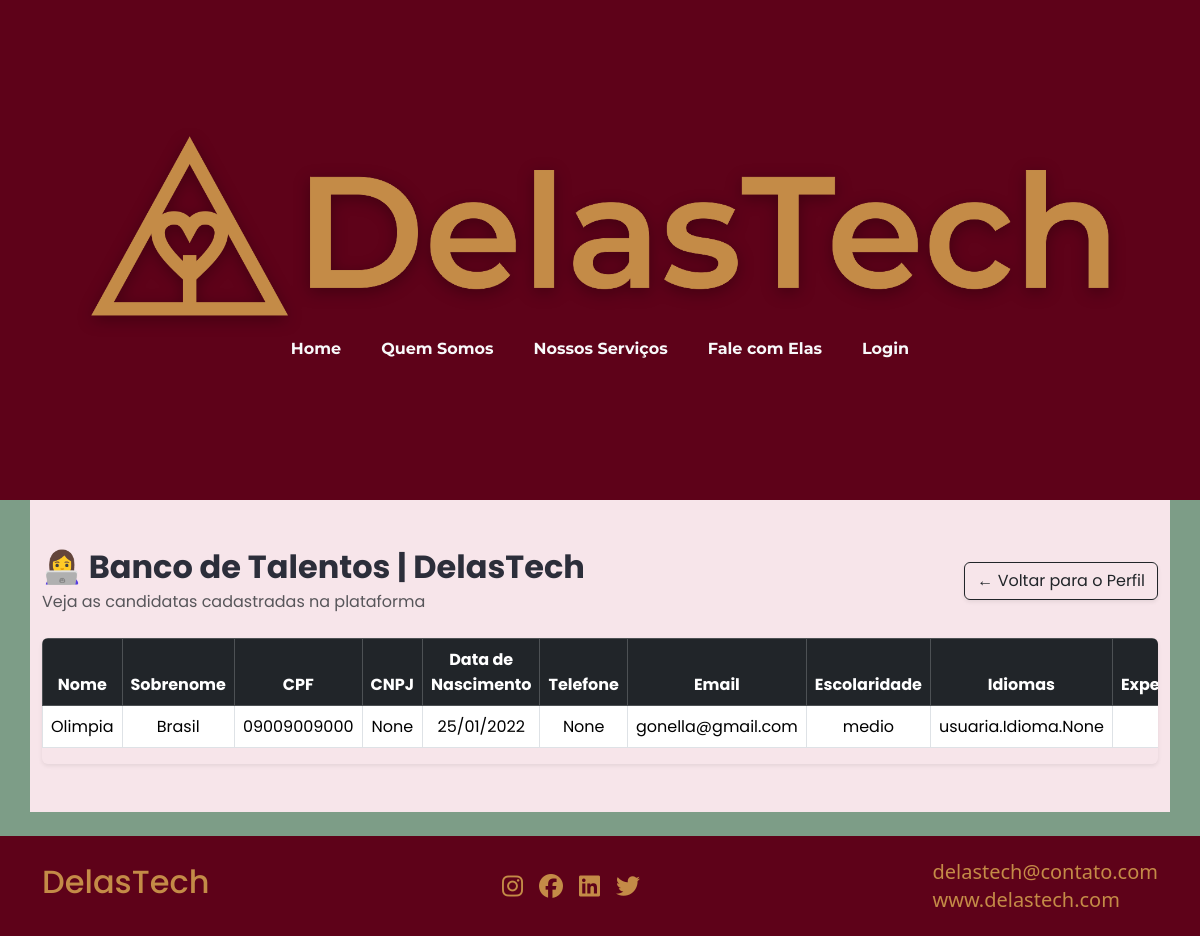
Before: /elas/candidatas/ with the older database file.
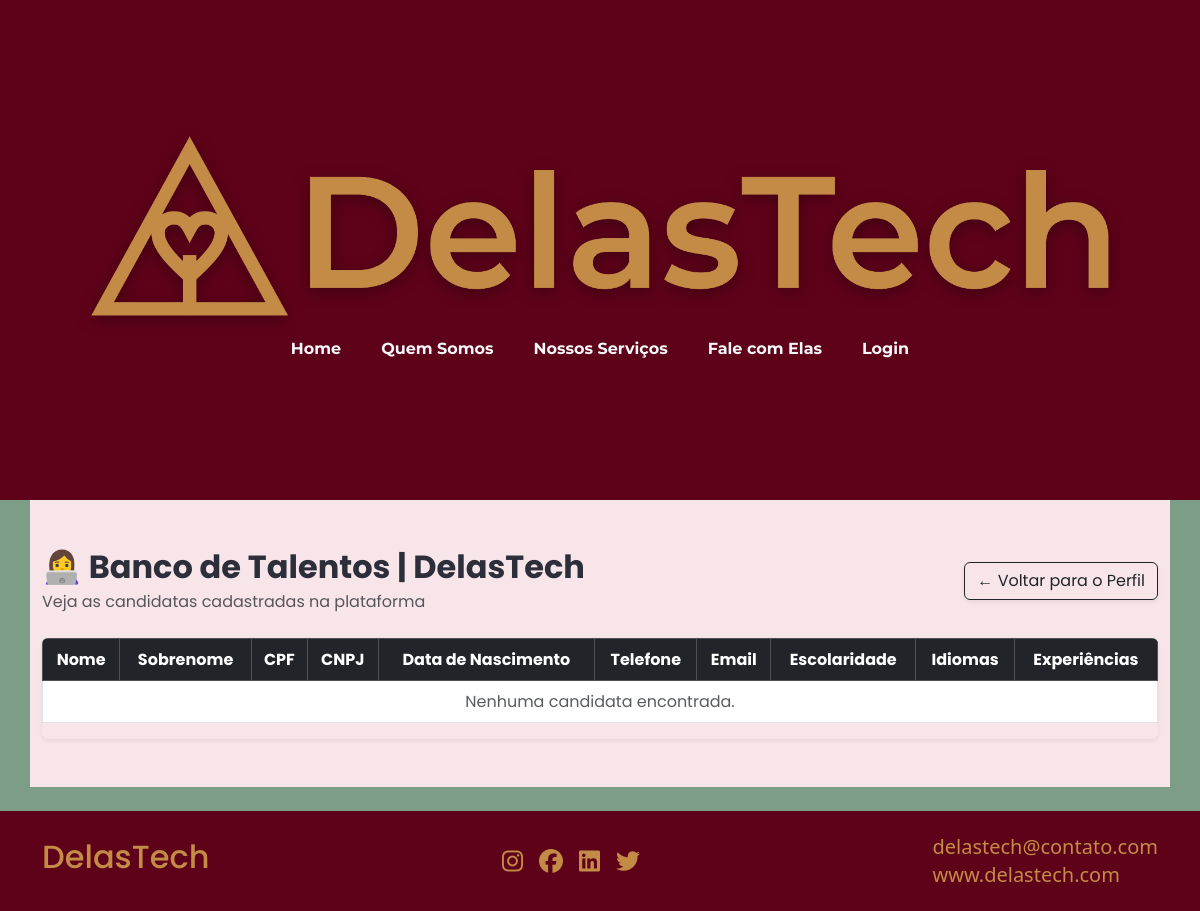
After: the same page with the newer database file.
### usuaria/models.py (models this page shows, shortened)
class Usuaria(models.Model):
    ESCOLARIDADE_CHOICES = [
        ('fundamental', 'Ensino Fundamental'),
        ('medio', 'Ensino Médio'),
        ('superior', 'Ensino Superior'),
        ('pos', 'Pós-Graduação'),
        ('mestrado', 'Mestrado'),
        ('doutorado', 'Doutorado'),
    ]
    user = models.OneToOneField(User, on_delete=models.CASCADE,default=None)
    nome = models.CharField(max_length=20)
    sobrenome = models.CharField(max_length=100)
    cpf = models.CharField(max_length=11, unique=True)
    cnpj = models.CharField(max_length=14, unique=True, blank=True, null=True)
    data_nascimento = models.DateField()
    email =  models.EmailField(unique=True)
    telefone = models.CharField(max_length=20, blank=True, null=True)
    escolaridade = models.CharField(max_length=30,choices=ESCOLARIDADE_CHOICES)
    idiomas = models.ManyToManyField(Idioma)
    experiencia = models.TextField()
    apelido = models.CharField(max_length=100, unique=True)
    class Meta:
        verbose_name = "Usuaria"
        ordering = ['apelido']

### usuaria/views.py (the view)
# urls.py: path('candidatas/', ListaUsuarias.as_view(), name="candidatas"),
class ListaUsuarias(ListView):  #Nessa class, mais tarde entrará a página de consulta das empresas com filtro
    model = Usuaria
    form_class = FormUsuaria
    template_name = 'usuaria/candidatas.html'

### templates/usuaria/candidatas.html (shortened to what this page needs)
{% extends 'base.html' %}
{% block content %}
<section class="container py-5" style="background-color: #f7e5ea; color: #2c2e3a; font-family: 'Poppins', sans-serif;">
    <div class="d-flex justify-content-between align-items-center mb-4">
        <div>
            <h2 class="fw-bold mb-1">👩‍💻 Banco de Talentos | DelasTech</h2>
            <p class="text-muted mb-0">Veja as candidatas cadastradas na plataforma</p>
        </div>
        <a href="{% url 'perfilemp' %}" class="btn btn-outline-dark shadow-sm" >
            ← Voltar para o Perfil
        </a>
    </div>
    <div class="table-responsive rounded shadow-sm">
        <table class="table table-hover table-bordered align-middle text-center" style="background-color: #f7e5ea;">
            <thead class="table-dark">
                <tr>
                    <th>Nome</th>
                    <th>Sobrenome</th>
                    <th>CPF</th>
                    <th>CNPJ</th>
                    <th>Data de Nascimento</th>
                    <th>Telefone</th>
                    <th>Email</th>
                    <th>Escolaridade</th>
                    <th>Idiomas</th>
                    <th>Experiências</th>
                </tr>
            </thead>
            <tbody>
                {% for usuaria in usuaria_list %}
                <tr>
                    <td>{{ usuaria.nome }}</td>
                    <td>{{ usuaria.sobrenome }}</td>
                    <td>{{ usuaria.cpf }}</td>
                    <td>{{ usuaria.cnpj }}</td>
                    <td>{{ usuaria.data_nascimento|date:"d/m/Y" }}</td>
                    <td>{{ usuaria.telefone }}</td>
                    <td>{{ usuaria.email }}</td>
                    <td>{{ usuaria.escolaridade }}</td>
                    <td>{{ usuaria.idiomas }}</td>
                    <td>{{ usuaria.experiencias }}</td>
                </tr>
                {% empty %}
                <tr>
                    <td colspan="10" class="text-center text-muted">Nenhuma candidata encontrada.</td>
                </tr>
                {% endfor %}
            </tbody>
        </table>
    </div>
</section>
{% endblock %}

Changed rows visible on the page:
removed Usuaria: nome "Olimpia", sobrenome "Brasil", cpf "09009009000", cnpj "None", data_nascimento "25/01/2022", telefone "None", email "gonella@gmail.com", escolaridade "medio", idiomas "usuaria.Idioma.None"
Other visible differences:
text now shown: "Nenhuma candidata encontrada."
